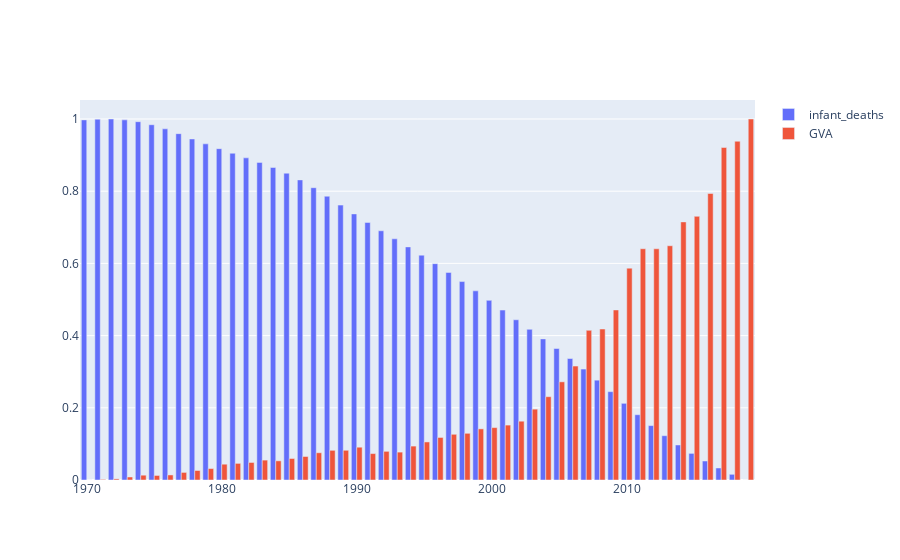

Notebook cell for this chart:
### Code cell
fig = go.Figure()
fig.add_trace(go.Bar(x = infant_deaths['Year'], y = infant_deaths['norm'], name= 'infant_deaths', hovertemplate="Deaths: %{y}<extra></extra>"))
fig.add_trace(go.Bar(x = gva['Year'], y = gva['norm'], name= 'GVA'))
